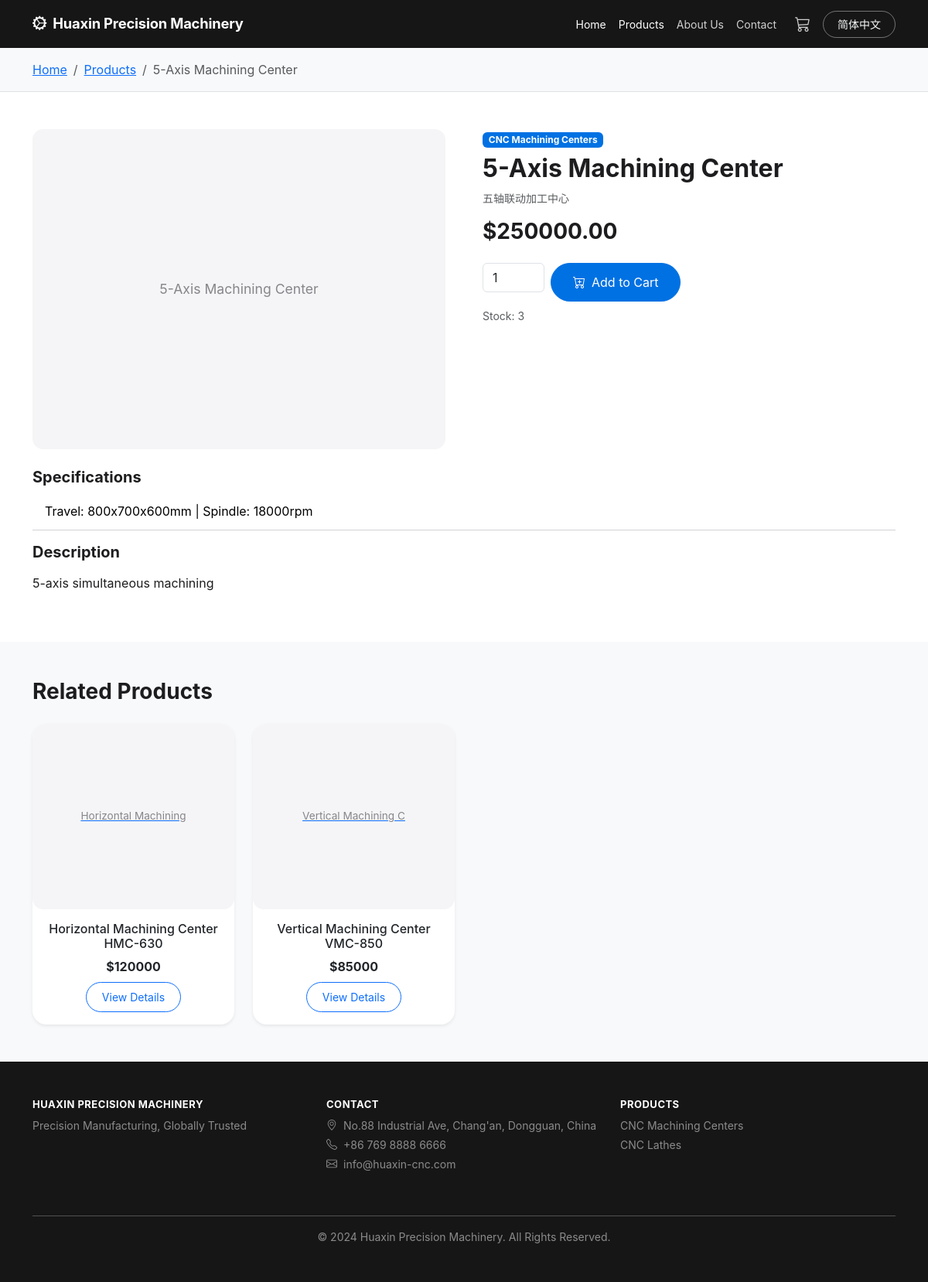
Screenshot of /en/products/5ax-800/ with the database file from the repository.
### shop/models.py (models this page shows, shortened)
class Product(models.Model):
    category = models.ForeignKey(
        Category, on_delete=models.CASCADE,
        related_name="products", verbose_name=_("Category")
    )
    name_zh = models.CharField(_("Name (Chinese)"), max_length=200)
    name_en = models.CharField(_("Name (English)"), max_length=200)
    slug = models.SlugField(unique=True)
    image = models.ImageField(_("Main Image"), upload_to="products/", blank=True)
    specs_zh = models.TextField(_("Specs (Chinese)"), blank=True)
    specs_en = models.TextField(_("Specs (English)"), blank=True)
    desc_zh = models.TextField(_("Description (Chinese)"), blank=True)
    desc_en = models.TextField(_("Description (English)"), blank=True)
    price = models.DecimalField(_("Price"), max_digits=10, decimal_places=2)
    stock = models.IntegerField(_("Stock"), default=0)
    is_featured = models.BooleanField(_("Featured"), default=False)
    is_active = models.BooleanField(_("Active"), default=True)
    created_at = models.DateTimeField(auto_now_add=True)
    updated_at = models.DateTimeField(auto_now=True)
    class Meta:
        verbose_name = _("Product")
        verbose_name_plural = _("Products")
        ordering = ["-created_at"]
        indexes = [
            models.Index(fields=["slug"]),
            models.Index(fields=["is_featured", "is_active"]),
        ]

class Category(models.Model):
    name_zh = models.CharField(_("Name (Chinese)"), max_length=100)
    name_en = models.CharField(_("Name (English)"), max_length=100)
    slug = models.SlugField(unique=True)
    image = models.ImageField(_("Category Image"), upload_to="categories/", blank=True)
    order = models.IntegerField(_("Order"), default=0)
    is_active = models.BooleanField(_("Active"), default=True)
    created_at = models.DateTimeField(auto_now_add=True)
    class Meta:
        verbose_name = _("Category")
        verbose_name_plural = _("Categories")
        ordering = ["order", "id"]

### shop/views.py (the view)
# urls.py: path("products/<slug:slug>/", views.ProductDetailView.as_view(), name="product_detail"),
class ProductDetailView(View):
    def get(self, request, slug):
        product = get_object_or_404(
            Product.objects.select_related("category"), slug=slug, is_active=True
        )
        related = Product.objects.filter(
            category=product.category, is_active=True
        ).exclude(id=product.id)[:4]
        return render(request, "shop/product_detail.html", {
            "product": product,
            "related_products": related,
        })

### shop/cart.py (called while the page is built)
def get_cart(request):
    if hasattr(request, "_cart"):
        return request._cart
    session_id = request.session.get("cart_id")
    if not session_id:
        session_id = str(uuid.uuid4())
        request.session["cart_id"] = session_id
        request.session.set_expiry(60 * 60 * 24 * 7)
        cart = Cart.objects.create(session_id=session_id)
    else:
        cart, _created = Cart.objects.get_or_create(session_id=session_id)
    request._cart = cart
    return cart

### shop/context_processors.py (called while the page is built)
def global_settings(request):
    categories = Category.objects.filter(is_active=True).order_by("order")
    cart = get_cart(request)
    return {
        "site_categories": categories,
        "cart_count": cart.item_count(),
        "cart_total": cart.total(),
    }

### shop/models.py (called while the page is built)
    def total(self):
        return sum(item.subtotal() for item in self.items.all())

    def item_count(self):
        return sum(item.quantity for item in self.items.all())

### templates/shop/product_detail.html (shortened to what this page needs)
{% extends "base.html" %}{% load i18n %}
{% block content %}
<section class="py-3 bg-light border-bottom"><div class="container"><nav aria-label="breadcrumb"><ol class="breadcrumb mb-0">
<li class="breadcrumb-item"><a href="{% url 'shop:home' %}">{% trans "Home" %}</a></li>
<li class="breadcrumb-item"><a href="{% url 'shop:product_list' %}">{% trans "Products" %}</a></li>
<li class="breadcrumb-item active">{{ product.name_en }}</li></ol></nav></div></section>
<section class="py-5"><div class="container"><div class="row g-5">
<div class="col-md-6"><div class="product-image-wrapper">
{% if product.image %}<img src="{{ product.image.url }}" class="img-fluid rounded shadow" alt="{{ product.name_en }}" data-fallback="{{ product.name_en }}">
{% else %}<div class="product-img-fallback-lg">{{ product.name_en }}</div>{% endif %}</div></div>
<div class="col-md-6"><span class="badge bg-primary mb-2">{{ product.category.name_en }}</span>
<h2 class="fw-bold mb-2">{{ product.name_en }}</h2><p class="text-muted small">{{ product.name_zh }}</p>
<h3 class="text-accent fw-bold mb-4">${{ product.price|floatformat:2 }}</h3>
<form method="post" action="{% url 'shop:add_to_cart' product_id=product.id %}">{% csrf_token %}
<div class="row g-2"><div class="col-auto"><input type="number" name="quantity" value="1" min="1" max="{{ product.stock }}" class="form-control" style="width:80px"></div>
<div class="col-auto"><button type="submit" class="btn btn-accent"><i class="bi bi-cart-plus me-2"></i>{% trans "Add to Cart" %}</button></div></div>
<p class="small text-muted mt-2">{% trans "Stock" %}: {{ product.stock }}</p></form></div></div>
{% if product.specs_en %}<div class="mt-4"><h5 class="fw-bold">{% trans "Specifications" %}</h5><table class="table specs-table mt-2"><tbody>{% for line in product.specs_en.splitlines %}<tr><td>{{ line }}</td></tr>{% endfor %}</tbody></table></div>{% endif %}
{% if product.desc_en %}<div class="mt-3"><h5 class="fw-bold">{% trans "Description" %}</h5><p class="text-secondary mt-2">{{ product.desc_en|linebreaks }}</p></div>{% endif %}
</div></div></section>
{% if related_products %}<section class="py-5 bg-light"><div class="container"><h3 class="fw-bold mb-4">{% trans "Related Products" %}</h3><div class="row g-4">{% for rp in related_products %}<div class="col-md-3 col-6"><div class="card h-100 border-0 shadow-sm product-card"><a href="{% url 'shop:product_detail' slug=rp.slug %}"><div class="card-img-wrapper">{% if rp.image %}<img src="{{ rp.image.url }}" class="card-img-top" alt="{{ rp.name_en }}" data-fallback="{{ rp.name_en }}">{% else %}<div class="product-img-fallback">{{ rp.name_en|slice:":20" }}</div>{% endif %}</div></a><div class="card-body text-center"><h6 class="card-title">{{ rp.name_en }}</h6><p class="text-accent fw-bold mb-2">${{ rp.price|floatformat:0 }}</p><a href="{% url 'shop:product_detail' slug=rp.slug %}" class="btn btn-outline-primary btn-sm">{% trans "View Details" %}</a></div></div></div>{% endfor %}</div></div></section>{% endif %}
{% endblock %}

### templates/base.html (shortened to what this page needs)
{% load static %}{% load i18n %}<!doctype html>
<html lang="{{ LANGUAGE_CODE }}">
<head>
    <link href="https://cdn.jsdelivr.net/npm/bootstrap@5.3.3/dist/css/bootstrap.min.css" rel="stylesheet">
    <link rel="stylesheet" href="https://cdn.jsdelivr.net/npm/bootstrap-icons@1.11.3/font/bootstrap-icons.min.css">
    <link rel="stylesheet" href="{% static 'css/style.css' %}">
</head>
<body>
<nav class="navbar navbar-expand-lg navbar-dark sticky-top"><div class="container">
<a class="navbar-brand fw-bold" href="{% url 'shop:home' %}"><i class="bi bi-gear-wide-connected me-2"></i>{% trans "Huaxin Precision Machinery" %}</a>
<div class="collapse navbar-collapse" id="navbarNav"><ul class="navbar-nav ms-auto align-items-lg-center">
<li class="nav-item"><a class="nav-link" href="{% url 'shop:home' %}">{% trans "Home" %}</a></li>
<li class="nav-item"><a class="nav-link" href="{% url 'shop:product_list' %}">{% trans "Products" %}</a></li>
<li class="nav-item"><a class="nav-link" href="{% url 'shop:about' %}">{% trans "About Us" %}</a></li>
<li class="nav-item"><a class="nav-link" href="{% url 'shop:contact' %}">{% trans "Contact" %}</a></li>
<li class="nav-item ms-lg-2"><a class="nav-link position-relative" href="{% url 'shop:cart' %}"><i class="bi bi-cart3 fs-5"></i></a></li>
<li class="nav-item ms-lg-2">{% get_current_language as CUR %}{% if CUR == 'en' %}<a class="btn btn-outline-light btn-sm" href="/zh-hans{{ request.get_full_path|slice:'3:' }}">简体中文</a>{% else %}<a class="btn btn-outline-light btn-sm" href="/en{{ request.get_full_path|slice:'8:' }}">English</a>{% endif %}</li>
</ul></div></div></nav>
<main>{% block content %}{% endblock %}</main>
<footer class="footer text-white py-5 mt-auto"><div class="container"><div class="row">
<div class="col-md-4 mb-4"><h6 class="fw-bold">{% trans "Huaxin Precision Machinery" %}</h6><p class="small text-white-50">{% trans "Precision Manufacturing, Globally Trusted" %}</p></div>
<div class="col-md-4 mb-4"><h6 class="fw-bold">{% trans "Contact" %}</h6><ul class="list-unstyled small text-white-50"><li class="mb-1"><i class="bi bi-geo-alt me-2"></i>{% trans "No.88 Industrial Ave, Chang'an, Dongguan, China" %}</li><li class="mb-1"><i class="bi bi-telephone me-2"></i>+86 769 8888 6666</li><li class="mb-1"><i class="bi bi-envelope me-2"></i>info@huaxin-cnc.com</li></ul></div>
<div class="col-md-4 mb-4"><h6 class="fw-bold">{% trans "Products" %}</h6><ul class="list-unstyled small text-white-50">{% for cat in site_categories %}<li class="mb-1">{% get_current_language as LANG %}{% if LANG == 'zh-hans' %}{{ cat.name_zh }}{% else %}{{ cat.name_en }}{% endif %}</li>{% endfor %}</ul></div>
</div><hr class="border-white-50"><p class="text-center small text-white-50 mb-0">&copy; 2024 {% trans "Huaxin Precision Machinery" %}. {% trans "All Rights Reserved." %}</p></div></footer>
</body></html>

### static/css/style.css (style rules this page uses)
:root { --nav-bg: #161617; --hero-bg: #000000; --text-primary: #1d1d1f; --text-secondary: #86868b; --link-color: #0071e3; --link-hover: #0064d2; --bg-light: #f5f5f7; --bg-white: #ffffff; --border-color: #d2d2d7; --shadow-sm: 0 2px 8px rgba(0,0,0,0.06); --shadow-md: 0 4px 20px rgba(0,0,0,0.10); --radius-card: 18px; --radius-md: 14px; --radius-pill: 980px; --transition: 0.3s cubic-bezier(0.25, 0.1, 0.25, 1); }
body { font-family: -apple-system,'SF Pro Display','Helvetica Neue','PingFang SC','Microsoft YaHei',sans-serif; color: var(--text-primary); display: flex; flex-direction: column; min-height: 100vh; -webkit-font-smoothing: antialiased; }
main { flex: 1; }
.navbar { background: var(--nav-bg) !important; min-height: 52px; backdrop-filter: blur(20px); -webkit-backdrop-filter: blur(20px); }
.navbar-brand { font-size: 1.15rem; letter-spacing: -.2px; }
.navbar .nav-link { font-size: .875rem; color: rgba(255,255,255,.8) !important; transition: var(--transition); }
.navbar .nav-link:hover,.navbar .nav-link.active { color: #fff !important; }
.btn-accent { background: var(--link-color); border-color: var(--link-color); color: #fff; border-radius: var(--radius-pill); padding: 12px 28px; transition: var(--transition); }
.btn-outline-primary { border-radius: var(--radius-pill); padding: 8px 20px; }
.btn-outline-light { border-radius: var(--radius-pill); padding: 6px 18px; border-color: rgba(255,255,255,.4); }
.product-card,.category-card,.feature-card { transition: transform var(--transition),box-shadow var(--transition); border-radius: var(--radius-card); overflow: hidden; background: var(--bg-white); }
.card-img-wrapper { height: 240px; overflow: hidden; display: flex; align-items: center; justify-content: center; background: var(--bg-light); border-radius: var(--radius-md); margin: 0; padding: 1rem; }
.product-img-fallback { width: 100%; height: 100%; display: flex; align-items: center; justify-content: center; color: var(--text-secondary); font-size: .85rem; background: var(--bg-light); border-radius: var(--radius-md); }
.product-image-wrapper { background: var(--bg-light); border-radius: var(--radius-md); padding: 2rem; display: flex; align-items: center; justify-content: center; min-height: 350px; }
.product-img-fallback-lg { width: 100%; min-height: 350px; display: flex; align-items: center; justify-content: center; color: var(--text-secondary); font-size: 1.1rem; background: var(--bg-light); border-radius: var(--radius-md); }
.footer { background: var(--nav-bg); color: var(--text-secondary); padding: 60px 0 30px; }
.footer h6 { color: #fff; font-size: .8125rem; text-transform: uppercase; letter-spacing: .5px; }
.specs-table td { border-color: var(--border-color); padding: .75rem 1rem; }
.badge.bg-primary,.badge.bg-accent { background: var(--link-color) !important; }

### rows the page displays
Product: name_en "5-Axis Machining Center", category.name_en "CNC Machining Centers", name_zh "五轴联动加工中心", price "250000.00", stock "3", splitlines "Travel: 800x700x600mm | Spindle: 18000rpm", desc_en "5-axis simultaneous machining"
Product: name_en "Horizontal Machining", name_en "Horizontal Machining Center HMC-630", price "120000"
Product: name_en "Vertical Machining C", name_en "Vertical Machining Center VMC-850", price "85000"
Category: name_en "CNC Machining Centers"
Category: name_en "CNC Lathes"
